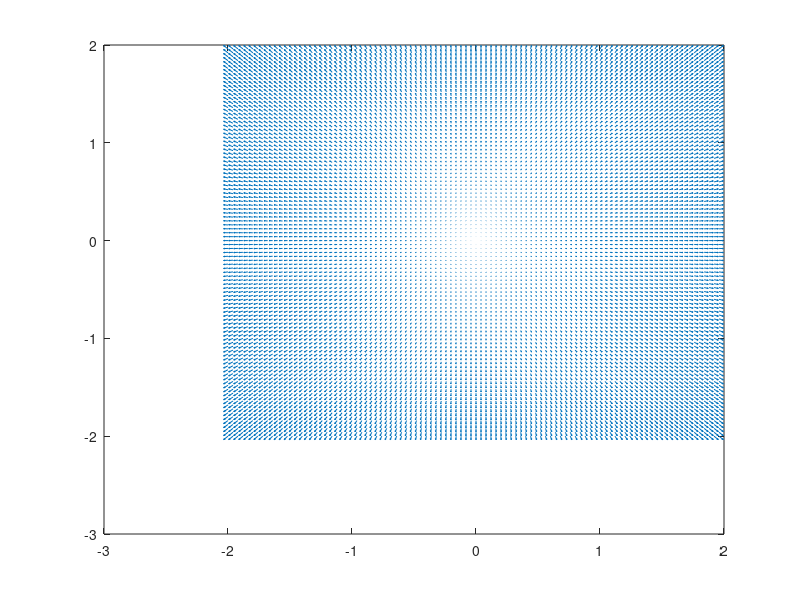

The MATLAB script that drew this image: (Note: this script raises an error after producing the figure.)
% 
% Driver.m
% Initializes the level set problem on  a rectangular grid

%%
%Grid construction
lx = 4;
ly = 4;
nx = 100; ny = 100;
dx = lx/nx; dy = ly/ny;
dt = 0.01;
x = -lx/2:dx:lx/2-dx;
y = -ly/2:dy:ly/2-dy;
[X,Y] = meshgrid(x,y);

phi = sqrt(X.^2+Y.^2)-1;

contour(X,Y,phi,'showtext','on')
axis equal

u = X;
v = Y;
quiver(X,Y,u,v)
%G = numgrid('S',nx)
%newphi
newPhi = LevelSetEvolve(phi,v,u,nx,ny,dx,dy,dt);

for k=1:1000
    time = k*dt;
    newPhi = LevelSetEvolve(phi,v,u,nx,ny,dx,dy,dt);
    phi = newPhi;
    contourf(X,Y,phi)
    colorbar
%     contour(X,Y,phi,[0,0])
%     contour(X,Y,phi,'showtext','on')
    axis equal
    title(sprintf('time=%d',time))
    pause(0.001)
end
